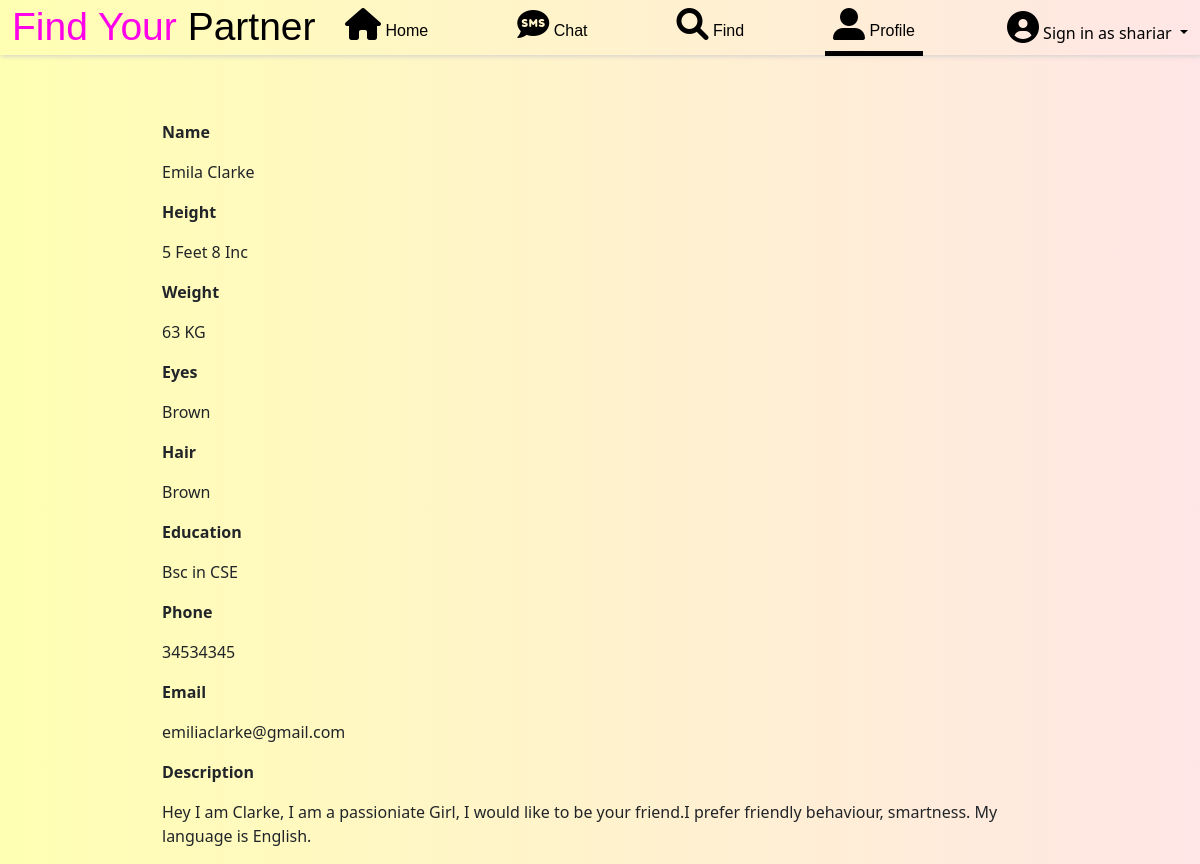
/user_about/5 (signed in), run on the app's committed database.
### homepage/models.py (models this page shows, shortened)
class profile(models.Model):
    name = models.CharField (max_length=99,null=True,blank=True)
    username = models.CharField (max_length=99,null=True,blank=True)
    height = models.CharField (max_length=99)
    weight = models.CharField (max_length=99)
    eyes = models.CharField (max_length=99)
    hair = models.CharField (max_length=99)
    education = models.CharField (max_length=99)
    phone = models.CharField (max_length=99)
    email = models.CharField (max_length=99)
    description = models.TextField ()
    gender = models.CharField (max_length=99,null=True)
    cover_pic = models.ImageField(upload_to='photo/', blank=True, null=True, default = "photo/cover.png")
    profile_pic = models.ImageField(upload_to='photo/', blank=True, null=True, default = "photo/user.jpg")

### homepage/views.py (the view)
# urls.py: path('user_about/<int:pk>',views.user_about.as_view(),name="user_about"),
class user_about (DetailView):
    model = profile
    template_name = "user_about.html"

### templates/user_about.html (shortened to what this page needs)
{% load static %}
<!DOCTYPE html>
<html lang="en">
<head>
    <link href="https://cdn.jsdelivr.net/npm/bootstrap@5.1.3/dist/css/bootstrap.min.css" rel="stylesheet"
>
    <link rel="stylesheet" href="https://cdnjs.cloudflare.com/ajax/libs/font-awesome/6.0.0-beta3/css/all.min.css"
 />
    <link href="http://fonts.cdnfonts.com/css/romantic" rel="stylesheet">
    <link href="http://fonts.cdnfonts.com/css/valeerie-morrie" rel="stylesheet">
</head>
{% if user.is_authenticated %}
<body style="background-color: rgb(181, 255, 251);">
    <nav class="navbar navbar-expand-lg navbar-light nav fixed-top">
        <div class="container-fluid box_shadow">
            <a style="color: rgb(255, 0, 234); font-family: 'Valeerie Morrie', sans-serif; font-size: 39px;"
                class="navbar-brand" href="/">Find Your
                <span style="color: black;">Partner</span></a>
            <div class="collapse navbar-collapse" id="navbarSupportedContent">
                <ul class="navbar-nav navs ms-auto mb-2 mb-lg-0">
                    <li class="nav-item nav_item">
                        <a style="color: black ;text-decoration: none;font-family: 'Winter', sans-serif;"
                            class="nav-link" aria-current="page" href="{% url 'home' %}"><i
                                class="fas fa-home fa-2x"></i> Home</a>
                    </li>
                    <li class="nav-item nav_item">
                        <a style="color: black ;text-decoration: none;font-family: 'Winter', sans-serif;"
                            class="nav-link" aria-current="page" href="{% url 'chat_list' %}"><i class="fas fa-sms fa-2x"></i> Chat</a>
                    </li>
                    <li class="nav-item nav_item">
                        <a style="color: black ;text-decoration: none;font-family: 'Winter', sans-serif;"
                            class="nav-link" aria-current="page" href="/"><i class="fas fa-search fa-2x"></i> Find</a>
                    </li>
                    <li class="nav-item nav_item">
                        <a style="color: black; border-bottom: 1px solid white;border-bottom: 5px solid black;text-decoration: none;font-family: 'Winter', sans-serif;"
                            class="nav-link" aria-current="page" href="{% url 'user_profile' %}"><i
                                class="fas fa-user-alt fa-2x"></i>
                            Profile</a>
                    </li>
                </ul>
                <ul style="margin: none;" class="navbar-nav ms-auto mb-2 mb-lg-0">
                    <li style="float: left;margin-top: 0px;" class="nav-item dropdown">
                        {% if user.is_authenticated %}
                    <li style="float: left;margin-top: 0px;" class="nav-item dropdown">
                        <a style="color: black;text-decoration: none;" class="nav-link-user dropdown-toggle" href="#"
                            id="navbarDropdown" role="button" data-bs-toggle="dropdown" aria-expanded="false">
                            <i class="fas fa-user-circle fa-2x"></i>
                            <span style="color: black;"> Sign in as {{ user.username }}</span>
                        </a>
                    </li>
                    {% else %}
                    <a style="color: whblackite ;" class="nav-link" aria-current="page" href="{% url 'signin' %}"><i
                            class="fas fa-user-circle fa-2x"></i>
                        <span style="color: black;font-family: 'Winter', sans-serif;"> Signup/Signin</span>
                    </a>
                    {% endif %}
                    </li>
                </ul>
            </div>
        </div>
    </nav>
    <br>
    <br>
    <br>
    <br>
    <br>
    <div style="width: 73%;margin: auto;">
        <p><b>Name</b></p>
        <p>{{ profile.name }}</p>
        <p><b>Height</b></p>
        <p>{{ profile.height }}</p>
        <p><b>Weight</b></p>
        <p>{{ profile.weight }}</p>
        <p><b>Eyes</b></p>
        <p>{{ profile.eyes }}</p>
        <p><b>Hair</b></p>
        <p>{{ profile.hair }}</p>
        <p><b>Education</b></p>
        <p>{{ profile.education }}</p>
        <p><b>Phone</b></p>
        <p>{{ profile.phone }}</p>
        <p><b>Email</b></p>
        <p>{{ profile.email }}</p>
        <p><b>Description</b></p>
        <p>{{ profile.description }}</p>
    </div>
</body>
{% else %}
{% load static %}
{% endif %}
</html>

### templates/user_about.html (style rules this page uses)
.nav_item { margin-right: 73px; }
.box_shadow { background-image: linear-gradient(to right, #ffffb3, #ffe6e6); height: 39px; }
.nav { -webkit-box-shadow: 1px 1px 5px 0px rgba(207, 207, 207, 1); -moz-box-shadow: 1px 1px 5px 0px rgba(207, 207, 207, 1); box-shadow: 1px 1px 5px 0px rgba(207, 207, 207, 1); }
.navbar { background-image: linear-gradient(to right, #ffffb3, #ffe6e6); }
.navs { margin: auto; }
body { background: #DFC2F2; background-image: linear-gradient(to right, #ffffb3, #ffe6e6); background-attachment: fixed; background-size: cover; }

### data on the page
profile: name "Emila Clarke", height "5 Feet 8 Inc", weight "63 KG", eyes "Brown", hair "Brown", education "Bsc in CSE", phone "34534345", email "emiliaclarke@gmail.com", description "Hey I am Clarke, I am a passioniate Girl, I would like to be your friend.I prefer friendly behaviour, smartness. My language is English."

### other printed values
{{ user.username }} "shariar"
